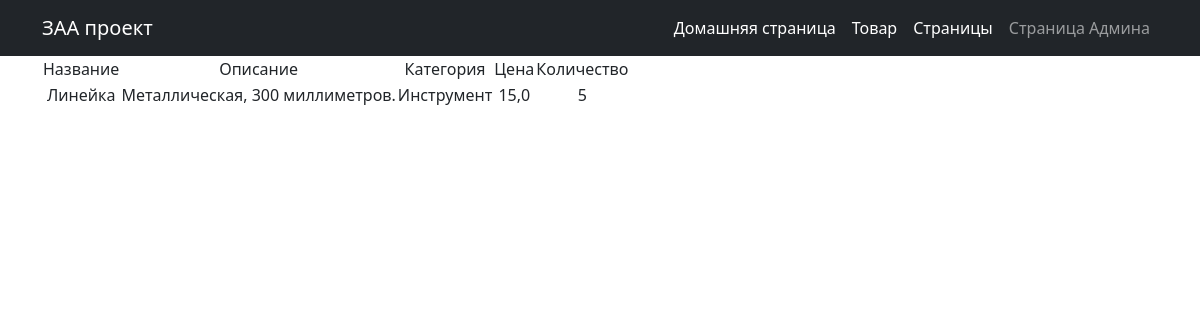
The app's page /products/2 with its own data.
### simpleapp/models.py (models this page shows, shortened)
class Product(models.Model):
    name = models.CharField(
        max_length=50,
        unique=True,  # названия товаров не должны повторяться
    )
    description = models.TextField()
    quantity = models.IntegerField(
        validators=[MinValueValidator(0)],
    )
    category = models.ForeignKey(
        to='Category',
        on_delete=models.CASCADE,
        related_name='products',  # все продукты в категории будут доступны через поле products
    )
    price = models.FloatField(
        validators=[MinValueValidator(0.0)],
    )

class Category(models.Model):
    name = models.CharField(max_length=100, unique=True)

### simpleapp/views.py (the view)
# urls.py: path('<int:pk>', ProductDetail.as_view()),
class ProductDetail(DetailView):
    model = Product
    template_name = 'product.html'
    context_object_name = 'product'

### templates/product.html (shortened to what this page needs)
{% extends 'flatpages/default.html' %}
{% block content %}
    {% if product %}
        <table>
            <tr>
                <td>Название</td>
                <td>Описание</td>
                <td>Категория</td>
                <td>Цена</td>
                <td>Количество</td>
            </tr>
            <tr>
                <td>{{ product.name }}</td>
                <td>{{ product.description }}</td>
                <td>{{ product.category.name }}</td>
                <td>{{ product.price }}</td>
                <td>{{ product.quantity }}</td>
            </tr>
        </table>
    {% else %}
        <h2>Товаров нет!</h2>
    {% endif %}
{% endblock content %}

### records on screen
Product: name "Линейка", description "Металлическая, 300 миллиметров.", category.name "Инструмент", price "15,0", quantity "5"
